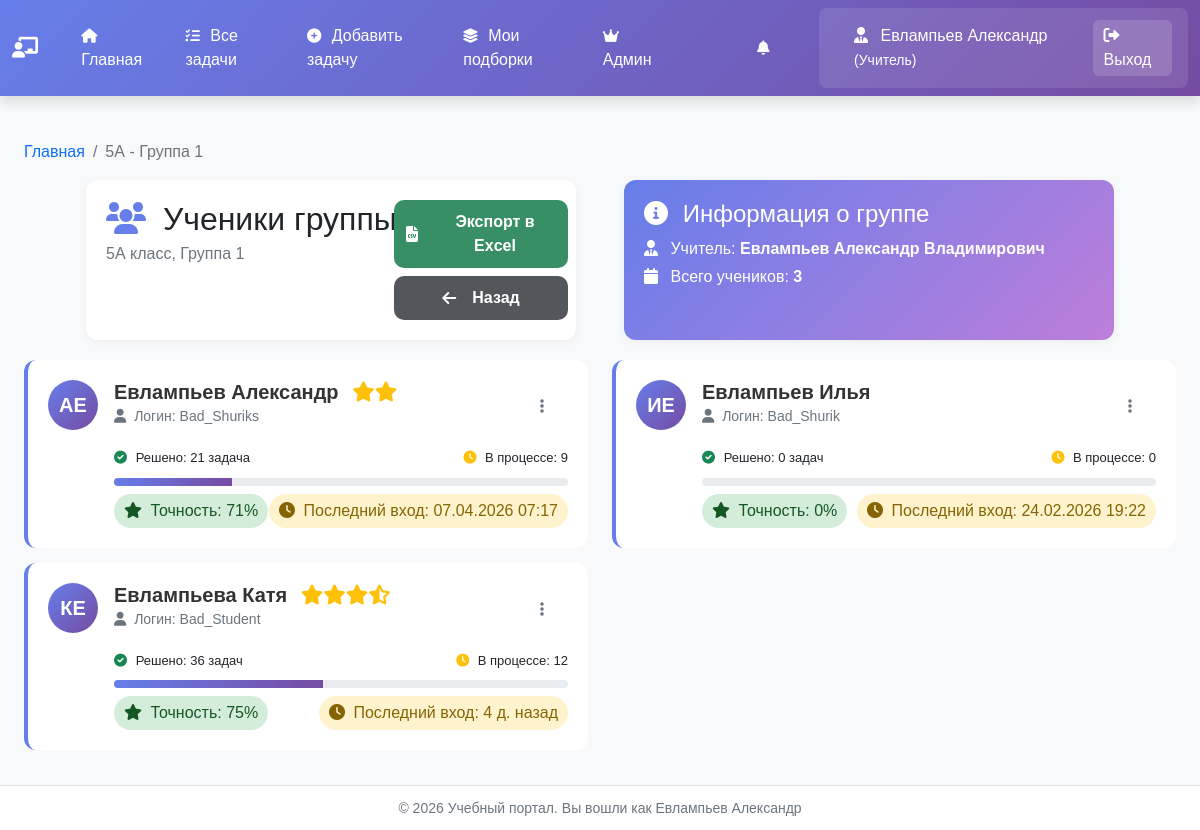
The app's page /users/group/6/students/ (signed in), older data.
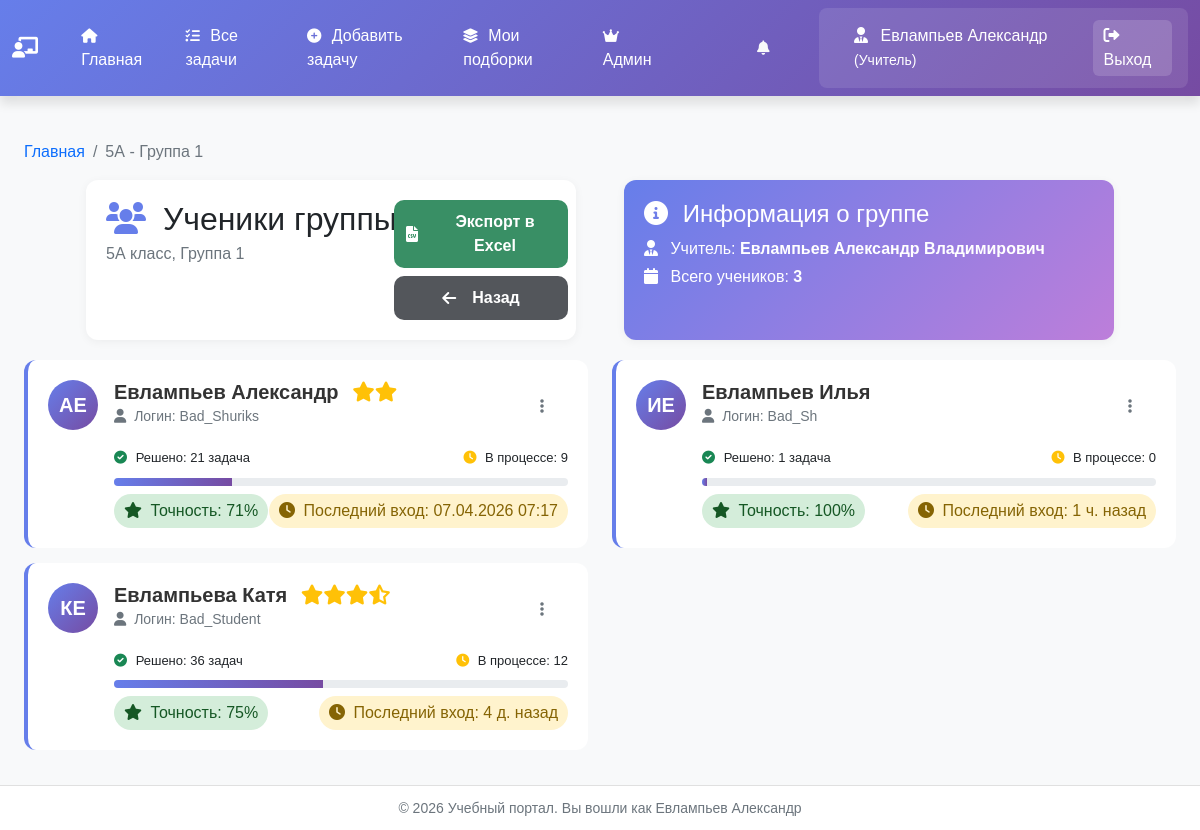
The same page, newer data.
### users_app/models.py (models this page shows, shortened)
class User(AbstractUser):
    USER_TYPES = (
        ('teacher', 'Учитель'),
        ('student', 'Ученик'),
    )
    user_type = models.CharField(max_length=10, choices=USER_TYPES, default='student')
    middle_name = models.CharField('Отчество', max_length=50, blank=True)
    class Meta:
        verbose_name = 'Пользователь'
        verbose_name_plural = 'Пользователи'

class Group(models.Model):
    GROUP_NUMBERS = (
        (1, 'Группа 1'),
        (2, 'Группа 2'),
    )
    school_class = models.ForeignKey(SchoolClass, on_delete=models.CASCADE, related_name='groups')
    number = models.IntegerField('Номер группы', choices=GROUP_NUMBERS)
    teacher = models.ForeignKey(
        get_user_model(),
        on_delete=models.SET_NULL,
        null=True,
        blank=True,
        related_name='teacher_groups',
        limit_choices_to={'user_type': 'teacher'}
    )
    class Meta:
        verbose_name = 'Группа'
        verbose_name_plural = 'Группы'
        unique_together = ['school_class', 'number']

class SchoolClass(models.Model):
    number = models.IntegerField('Номер класса', validators=[MinValueValidator(1), MaxValueValidator(11)])
    letter = models.CharField('Буква класса', max_length=2)  # А, Б, В и т.д.
    class Meta:
        verbose_name = 'Класс'
        verbose_name_plural = 'Классы'
        unique_together = ['number', 'letter']
    def __str__(self):
        return f"{self.number}{self.letter}"

### users_app/views.py (the view)
# urls.py: path('group/<int:group_id>/students/', views.group_students, name='group_students'),
@login_required
def group_students(request, group_id):
    if request.user.user_type != 'teacher':
        return redirect('student_dashboard')
    group = get_object_or_404(Group, id=group_id, teacher=request.user)
    students = User.objects.filter(
        user_type='student',
        student_profile__group=group
    ).select_related('student_profile')
    students_data = []
    for student in students:
        all_attempts = TaskAttempt.objects.filter(user=student)
        solved_count = all_attempts.filter(
            is_solved=True
        ).values('task_id').distinct().count()
        attempted_tasks = all_attempts.values('task_id').distinct()
        in_progress_count = 0
        for task_data in attempted_tasks:
            task_id = task_data['task_id']
            has_solved = all_attempts.filter(
                task_id=task_id,
                is_solved=True
            ).exists()
            if not has_solved:
                in_progress_count += 1
        total_attempts = all_attempts.count()
        successful_attempts = all_attempts.filter(is_solved=True).count()
        if total_attempts > 0:
            accuracy = round((successful_attempts / total_attempts) * 100)
        else:
            accuracy = 0
        last_login_display = format_last_login(student.last_login)
        max_tasks = Task.objects.all().count()
        students_data.append({
            'student': student,
            'solved_count': solved_count,
            'in_progress_count': in_progress_count,
            'accuracy': accuracy,
            'last_login_display': last_login_display,
            'progress_width': min(100, int((solved_count / max_tasks) * 100)),
            'max_tasks': max_tasks,
        })
    students_data.sort(key=lambda x: (x['student'].last_name, x['student'].first_name))
    context = {
        'group': group,
        'students_data': students_data,
    }
    return render(request, 'users_app/teacher/group_students.html', context)

### templates/users_app/teacher/group_students.html (shortened to what this page needs)
{% extends "base.html" %}
{% load custom_filters %}
{% load pluralize_ru %}
{% block extra_css %}
    <link rel="stylesheet" href="https://cdnjs.cloudflare.com/ajax/libs/font-awesome/6.0.0/css/all.min.css">
{% endblock %}
{% block content %}
    <div class="container mt-4">
        <nav aria-label="breadcrumb">
            <ol class="breadcrumb">
                <li class="breadcrumb-item"><a href="{% url 'teacher_dashboard' %}"
                                               class="text-decoration-none">Главная</a>
                </li>
                <li class="breadcrumb-item active" aria-current="page">{{ group.school_class }} -
                    Группа {{ group.number }}</li>
            </ol>
        </nav>
        <div class="row gap-5  justify-content-center">
            <div class="col-5  page-header d-flex justify-content-between ">
                <div>
                    <h2 class="mb-1">
                        <i class="fas fa-users me-2" style="color: #667eea;"></i>
                        Ученики группы
                    </h2>
                    <p class="text-muted mb-0">
                        {{ group.school_class }} класс, Группа {{ group.number }}
                    </p>
                </div>
                <div class="col-md-4">
                    <div class="row mb-2 align-items-center">
                        <a href="#" class="btn btn-success btn-little me-2" onclick="exportToCSV()">
                            <i class="fas fa-file-csv me-2 "></i>Экспорт в Excel
                        </a>
                    </div>
                    <div class="row align-items-center">
                        <a href="{% url 'teacher_dashboard' %}" class="btn btn-secondary btn-little">
                            <i class="fas fa-arrow-left me-2"></i>Назад
                        </a>
                    </div>
                </div>
            </div>
            <div class="col-5 group-info">
                <div class="row align-items-center">
                    <div class="col-md-12">
                        <h4 class="mb-2">
                            <i class="fas fa-info-circle me-2"></i>
                            Информация о группе
                        </h4>
                        <p class="mb-1">
                            <i class="fas fa-user-tie me-2"></i>
                            Учитель: <b>{{ user.last_name }} {{ user.first_name }} {{ user.middle_name }}</b>
                        </p>
                        <p class="mb-1">
                            <i class="fas fa-calendar me-2"></i>
                            Всего учеников: <strong>{{ students_data|length }}</strong>
                        </p>
                    </div>
                </div>
            </div>
        </div>
        <div class="row" id="studentsList">
            {% if students_data %}
                {% for student_data in students_data %}
                    {% with student=student_data.student %}
                        <div class="col-md-6 student-item">
                            <div class="student-card">
                                <div class="d-flex">
                                    <div class="student-avatar me-3">
                                        {{ student.first_name|first }}{{ student.last_name|first }}
                                    </div>
                                    <div class="flex-grow-1">
                                        <div class="d-flex justify-content-between align-items-start">
                                            <div class="student-info">
                                                <h5>
                                                    {{ student.last_name }} {{ student.first_name }} {{ student.middle_name }}
                                                    {% with stars=student_data.solved_count|star_rating %}
                                                        {% if stars %}
                                                            <span class="stars-container ms-2">
                                                                {{ stars|safe }}
                                                            </span>
                                                        {% endif %}
                                                    {% endwith %}
                                                </h5>
                                                <small class="text-muted">
                                                    <i class="fas fa-user me-1"></i> Логин: {{ student.username }}
                                                </small>
                                            </div>
                                            <div class="dropdown">
                                                <button class="btn btn-sm btn-outline-secondary" type="button"
                                                        data-bs-toggle="dropdown">
                                                    <i class="fas fa-ellipsis-v"></i>
                                                </button>
                                            </div>
                                        </div>
                                        <div class="mt-3">
                                            <div class="d-flex justify-content-between mb-1">
                                                <span class="task-progress">
                                                    <i class="fas fa-check-circle text-success"></i>
                                                    Решено: {{ student_data.solved_count|pluralize_ru:"задача,задачи,задач"}}
                                                </span>
                                                <span class="task-progress">
                                                    <i class="fas fa-clock text-warning"></i>
                                                    В процессе: {{ student_data.in_progress_count }}
                                                </span>
                                            </div>
                                            <div class="progress">
                                                <div class="progress-bar" role="progressbar"
                                                     style="width: {{ student_data.progress_width }}%"
                                                     aria-valuenow="{{ student_data.solved_count }}"
                                                     aria-valuemin="0"
                                                     aria-valuemax="{{ student_data.max_tasks }}">
                                                </div>
                                            </div>
                                            <div class="d-flex justify-content-between mt-2">
                                                <span class="badge-success">
                                                    <i class="fas fa-star me-1"></i>
                                                    Точность: {{ student_data.accuracy }}%
                                                </span>
                                                <span class="badge-warning">
                                                    <i class="fas fa-clock me-1"></i>
                                                    Последний вход: {{ student_data.last_login_display }}
                                                </span>
                                            </div>
                                        </div>
                                    </div>
                                </div>
                            </div>
                        </div>
                    {% endwith %}
                {% endfor %}
            {% endif %}
        </div>
    </div>
{% endblock %}

### templates/base.html (shortened to what this page needs)
<!DOCTYPE html>
<html lang="ru">
<head>
    {% load static %}
    <link rel="stylesheet" href="https://cdn.jsdelivr.net/npm/bootstrap@5.1.3/dist/css/bootstrap.min.css">
    <link rel="stylesheet" href="https://cdnjs.cloudflare.com/ajax/libs/font-awesome/6.0.0/css/all.min.css">
    <link rel="stylesheet" href="{% static 'css/base/style.css' %}">
    <link rel="stylesheet" href="{% static 'notifications/css/notifications.css' %}">
    <link rel="stylesheet" href="{% static 'css/components/buttons.css' %}">
    <link rel="stylesheet" href="{% static 'css/components/tabs.css' %}">
    {% block extra_css %}{% endblock %}
</head>
<body>
<nav class="navbar navbar-expand-lg navbar-dark">
    <div class="container">
        <a class="navbar-brand" href="{% url 'home' %}">
            <i class="fas {% if user.user_type == 'teacher' %}fa-chalkboard-teacher{% elif user.user_type == 'student' %}fa-user-graduate{% else %}fa-graduation-cap{% endif %} me-2"></i>
        </a>
        <div class="collapse navbar-collapse" id="navbarNav">
            {% if user.is_authenticated %}
                <ul class="navbar-nav me-auto">
                    {% if user.user_type == 'teacher' %}
                        <li class="nav-item">
                            <a class="nav-link {% if request.resolver_match.url_name == 'teacher_dashboard' %}active{% endif %}"
                               href="{% url 'teacher_dashboard' %}">
                                <i class="fas fa-home"></i> Главная
                            </a>
                        </li>
                        <li class="nav-item">
                            <a class="nav-link {% if request.resolver_match.url_name == 'task_list' %}active{% endif %}"
                               href="{% url 'tasks:task_list' %}">
                                <i class="fas fa-tasks"></i> Все задачи
                            </a>
                        </li>
                        <li class="nav-item">
                            <a class="nav-link {% if request.resolver_match.url_name == 'task_add' %}active{% endif %}"
                               href="{% url 'tasks:task_add' %}">
                                <i class="fas fa-plus-circle"></i> Добавить задачу
                            </a>
                        </li>
                        <li class="nav-item">
                            <a class="nav-link {% if request.resolver_match.url_name == 'collection_list' %}active{% endif %}"
                               href="{% url 'tasks:collection_list' %}">
                                <i class="fas fa-layer-group"></i> Мои подборки
                            </a>
                        </li>
                    {% endif %}
                    {% if user.is_superuser %}
                        <li class="nav-item">
                            <a class="nav-link" href="{% url 'assign_teacher' %}">
                                <i class="fas fa-crown me-1"></i> Aдмин
                        </li>
                    {% endif %}
                </ul>
                {% if user.user_type == 'teacher' %}
                    {% include 'notifications/widget.html' %}
                {% endif %}
                <div class="user-menu">
                    <i class="fas {% if user.user_type == 'teacher' %}fa-user-tie{% else %}fa-user{% endif %}"></i>
                    <span class="user-name">
                            {{ user.last_name }} {{ user.first_name }}
                        {% if user.user_type == 'teacher' %}
                            <small>(Учитель)</small>
                        {% else %}
                            <small>(Ученик)</small>
                        {% endif %}
                        </span>
                    <a href="{% url 'logout' %}" class="logout-btn" onclick="return confirm('Выйти из системы?')">
                        <i class="fas fa-sign-out-alt me-1"></i> Выход
                    </a>
                </div>
            {% endif %}
        </div>
    </div>
</nav>
<div class="main-content">
    <div class="container">
        {% block content %}
        {% endblock %}
    </div>
</div>
<footer class="footer">
    <div class="container text-center">
        <small>
            &copy; {% now "Y" %} Учебный портал.
            {% if user.is_authenticated %}
                Вы вошли как {{ user.last_name }} {{ user.first_name }}
            {% else %}
                Все права защищены
            {% endif %}
        </small>
    </div>
</footer>
</body>
</html>

### templates/notifications/widget.html (shortened to what this page needs)
<div class="dropdown notifications-dropdown">
    <button class="btn btn-outline-light position-relative" type="button" id="notificationsDropdown"
            data-bs-toggle="dropdown">
        <i class="fas fa-bell"></i>
    </button>
</div>

Row changes from the older to the newer data that the page shows:
removed User: student.first_name|first "И", student.last_name|first "Е", student.last_name "Евлампьев", student.first_name "Илья", student.username "Bad_Shurik", in_progress_count "0", accuracy "0", last_login_display "24.02.2026 19:22"
added User: student.first_name|first "И", student.last_name|first "Е", student.last_name "Евлампьев", student.first_name "Илья", student.username "Bad_Sh", in_progress_count "0", {{ student_data.progress_width }} 1 (drawn), accuracy "100", last_login_display "1 ч. назад"
